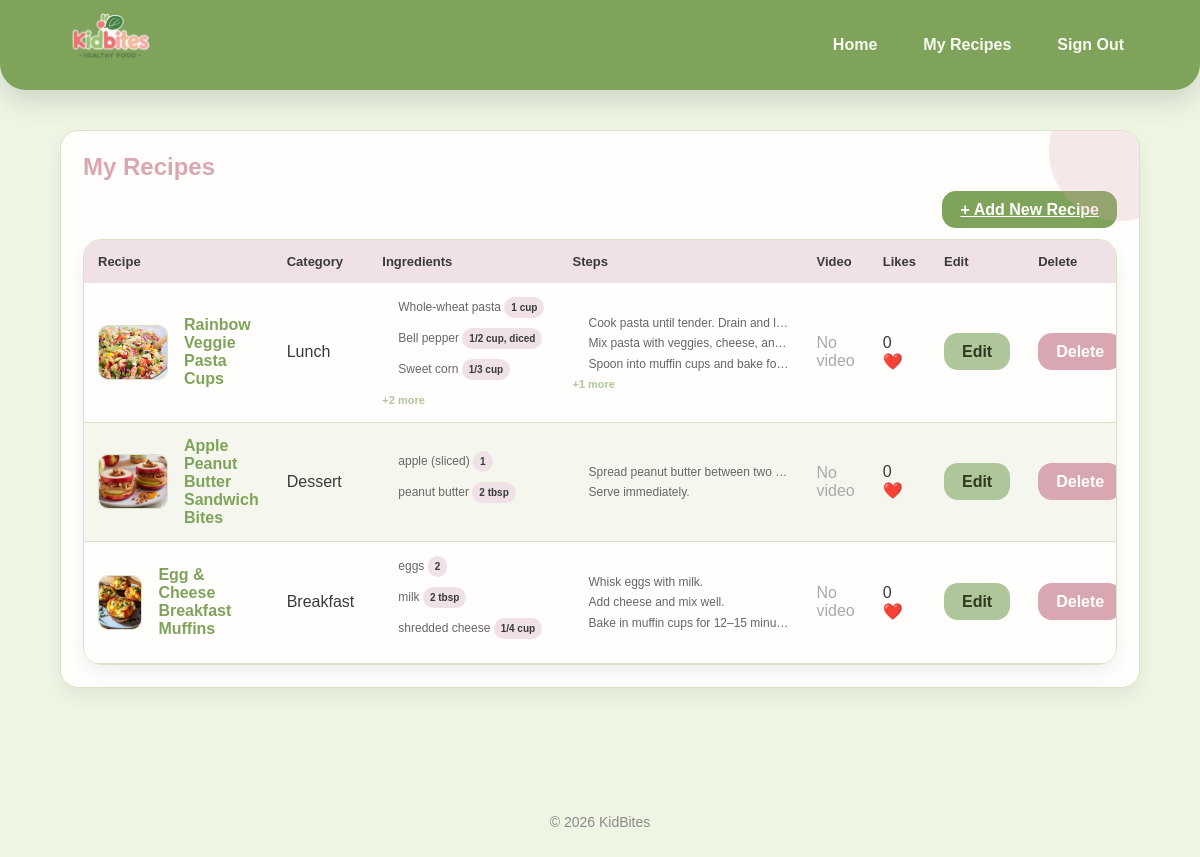
Screenshot of /my-recipes.php (signed in) with the database file from the repository.
### tables this page shows
CREATE TABLE `recipe` (
  `id` int(11) NOT NULL,
  `userID` int(11) DEFAULT NULL,
  `categoryID` int(11) DEFAULT NULL,
  `name` varchar(100) DEFAULT NULL,
  `description` text,
  `photoFileName` varchar(255) DEFAULT NULL,
  `videoFilePath` varchar(255) DEFAULT NULL
);

CREATE TABLE `recipecategory` (
  `id` int(11) NOT NULL,
  `categoryName` varchar(50) NOT NULL
);

CREATE TABLE `ingredients` (
  `id` int(11) NOT NULL,
  `recipeID` int(11) DEFAULT NULL,
  `ingredientName` varchar(100) DEFAULT NULL,
  `ingredientQuantity` varchar(50) DEFAULT NULL
);

CREATE TABLE `instructions` (
  `id` int(11) NOT NULL,
  `recipeID` int(11) DEFAULT NULL,
  `step` text,
  `stepOrder` int(11) DEFAULT NULL
);

### my-recipes.php (the view, shortened to what this page needs)
<?php
$userID = $_SESSION['userID'];
include "db.php";
$sql = "SELECT r.id, r.name, r.photoFileName, r.videoFilePath, rc.categoryName,
        (SELECT COUNT(*) FROM likes WHERE recipeID = r.id) AS likeCount
        FROM recipe r
        JOIN recipecategory rc ON r.categoryID = rc.id
        WHERE r.userID = ?";
$stmt = $conn->prepare($sql);
$stmt->bind_param("i", $userID);
$stmt->execute();
$result = $stmt->get_result();
$ingredientsMap  = [];
$instructionsMap = [];
$stmt2 = $conn->prepare(
    "SELECT id FROM recipe WHERE userID = ?"
);
$stmt2->bind_param("i", $userID);
$stmt2->execute();
$idsResult = $stmt2->get_result();
$recipeIDs = [];
while ($r = $idsResult->fetch_assoc()) {
    $recipeIDs[] = $r['id'];
}
if (!empty($recipeIDs)) {
    $inList = implode(',', $recipeIDs);
    $ingResult = $conn->query(
        "SELECT recipeID, ingredientName, ingredientQuantity
         FROM ingredients
         WHERE recipeID IN ($inList)
         ORDER BY id ASC"
    );
    while ($row = $ingResult->fetch_assoc()) {
        $ingredientsMap[$row['recipeID']][] = $row;
    }
    $stepResult = $conn->query(
        "SELECT recipeID, step, stepOrder
         FROM instructions
         WHERE recipeID IN ($inList)
         ORDER BY stepOrder ASC"
    );
    while ($row = $stepResult->fetch_assoc()) {
        $instructionsMap[$row['recipeID']][] = $row;
    }
}
?>
<!DOCTYPE html>
<html>
<head>
    <link rel="stylesheet" href="style.css">
</head>
<body>
    <header>
        <div class="container header-inner">
            <a class="brand" href="index.php">
                <img src="images/logo.png" alt="KidBites Logo" class="logo">
            </a>
            <nav class="nav">
                <a href="user.php">Home</a>
                <a href="my-recipes.php">My Recipes</a>
                <a href="signout.php">Sign Out</a>
            </nav>
        </div>
    </header>
    <main>
        <div class="container">
            <div class="card">
                <div class="page-header">
                    <h2>My Recipes</h2>
                    <div style="text-align:right; margin-bottom:20px;">
                        <a href="add-recipe.php" class="btn btn-primary">+ Add New Recipe</a>
                    </div>
                </div>
                <div class="table-wrap">
                    <?php if ($result->num_rows > 0): ?>
                    <table>
                        <thead>
                            <tr>
                                <th>Recipe</th>
                                <th>Category</th>
                                <th>Ingredients</th>
                                <th>Steps</th>
                                <th>Video</th>
                                <th>Likes</th>
                                <th>Edit</th>
                                <th>Delete</th>
                            </tr>
                        </thead>
                        <tbody>
                            <?php while ($row = $result->fetch_assoc()):
                                $rid  = $row['id'];
                                $ings = $ingredientsMap[$rid]  ?? [];
                                $steps = $instructionsMap[$rid] ?? [];
                                $maxShow = 3;
                            ?>
                            <tr>
                                <td>
                                    <a href="view-recipe.php?id=<?= $rid ?>"
                                       style="display:flex; align-items:center; gap:8px; text-decoration:none; color:inherit;">
                                        <img src="images/<?= htmlspecialchars($row['photoFileName']) ?>"
                                             alt="<?= htmlspecialchars($row['name']) ?>"
                                             class="recipe-thumb"
                                             onerror="this.style.display='none'">
                                        <span style="color:#7fa35a; font-weight:600;">
                                            <?= htmlspecialchars($row['name']) ?>
                                        </span>
                                    </a>
                                </td>
                                <td><?= htmlspecialchars($row['categoryName']) ?></td>
                                <td>
                                    <?php if (!empty($ings)): ?>
                                        <ul class="brief-list">
                                            <?php
                                            $shown = 0;
                                            foreach ($ings as $ing):
                                                if ($shown >= $maxShow) break;
                                                $shown++;
                                            ?>
                                                <li>
                                                    <?= htmlspecialchars($ing['ingredientName']) ?>
                                                    <span class="badge" style="font-size:10px; padding:2px 7px;">
                                                        <?= htmlspecialchars($ing['ingredientQuantity']) ?>
                                                    </span>
                                                </li>
                                            <?php endforeach; ?>
                                        </ul>
                                        <?php if (count($ings) > $maxShow): ?>
                                            <span class="more-label">+<?= count($ings) - $maxShow ?> more</span>
                                        <?php endif; ?>
                                    <?php else: ?>
                                        <span style="color:#aaa; font-size:12px;">—</span>
                                    <?php endif; ?>
                                </td>
                                <td>
                                    <?php if (!empty($steps)): ?>
                                        <ol class="brief-list">
                                            <?php
                                            $shown = 0;
                                            foreach ($steps as $step):
                                                if ($shown >= $maxShow) break;
                                                $shown++;
                                            ?>
                                                <li><?= htmlspecialchars($step['step']) ?></li>
                                            <?php endforeach; ?>
                                        </ol>
                                        <?php if (count($steps) > $maxShow): ?>
                                            <span class="more-label">+<?= count($steps) - $maxShow ?> more</span>
                                        <?php endif; ?>
                                    <?php else: ?>
                                        <span style="color:#aaa; font-size:12px;">—</span>
                                    <?php endif; ?>
                                </td>
                                <td>
                                    <?php if (!empty($row['videoFilePath'])): ?>
                                        <a href="videos/<?= htmlspecialchars($row['videoFilePath']) ?>"
                                           target="_blank">🎥 Watch</a>
                                    <?php else: ?>
                                        <span style="color:#aaa;">No video</span>
                                    <?php endif; ?>
                                </td>
                                <td><?= $row['likeCount'] ?> ❤️</td>
                                <td>
                                    <a href="edit-recipe.php?id=<?= $rid ?>" class="btn btn-secondary">Edit</a>
                                </td>
                                <td>
                                    <a href="delete-recipe.php?id=<?= $rid ?>"
                                       class="btn"
                                       style="background:#d8a7b1;color:white;"
                                       onclick="return confirm('Are you sure you want to delete this recipe?');">
                                        Delete
                                    </a>
                                </td>
                            </tr>
                            <?php endwhile; ?>
                        </tbody>
                    </table>
                    <?php else: ?>
                        <p style="text-align:center; color:#888; padding:30px;">
                            You have no recipes yet. <a href="add-recipe.php">Add your first recipe!</a>
                        </p>
                    <?php endif; ?>
                </div>
            </div>
        </div>
    </main>
    <footer>
        <p>© 2026 KidBites</p>
    </footer>
</body>
</html>

### style.css (style rules this page uses)
* { box-sizing: border-box; }
body { margin: 0; font-family: Arial, sans-serif; color: #3a3a3a; background: #eef5e3; }
.container { width: 90%; margin: auto; }
header { background: #7fa35a; box-shadow: 0 12px 26px rgba(0,0,0,0.12); border-bottom-left-radius: 26px; border-bottom-right-radius: 26px; padding: 0; }
.header-inner { display: flex; align-items: center; justify-content: space-between; height: 90px; }
.brand { font-size: 22px; font-weight: 800; color: white; text-decoration: none; }
.nav { display: flex; gap: 14px; }
.nav a { color: #f8faf4; text-decoration: none; font-weight: 600; padding: 8px 16px; border-radius: 999px; transition: background 0.25s ease; }
main { padding: 40px 0 60px; }
.card { background: #fffefc; border-radius: 18px; padding: 22px; margin-bottom: 28px; border: 1px solid #d9e2c9; box-shadow: 0 8px 18px rgba(0,0,0,0.06); position: relative; overflow: hidden; }
.card::before { content: ""; position: absolute; top: -50px; right: -50px; width: 140px; height: 140px; background: rgba(216,167,177,0.25); border-radius: 50%; }
.badge { display: inline-block; background: #efe1e5; color: #3a3a3a; padding: 6px 14px; border-radius: 999px; font-size: 12px; font-weight: 700; margin-bottom: 10px; }
h2 { color: #d8a7b1; margin-top: 0; }
.btn { padding: 10px 18px; border-radius: 14px; border: none; cursor: pointer; font-weight: 700; background: #e5e5e5; transition: transform 0.15s ease, box-shadow 0.15s ease; }
.btn-primary { background: #7fa35a; color: white; }
.btn-secondary { background: #afc69a; color: #2f3a20; }
.table-wrap { background: #fffefc; border-radius: 18px; overflow-x: auto; box-shadow: 0 8px 18px rgba(0,0,0,0.06); border: 1px solid #d9e2c9; }
table { width: 100%; border-collapse: collapse; }
thead th { padding: 14px; text-align: left; font-size: 13px; font-weight: 800; background: #efe1e5; }
tbody td { padding: 14px; border-bottom: 1px solid #d9e2c9; }
tbody tr:nth-child(even) { background: rgba(127,163,90,0.08); }
table a { color: #7fa35a; text-decoration: none; font-weight: 600; }
footer { text-align: center; padding: 24px 0; font-size: 14px; color: #8a8a8a; }
.logo { max-height: 150px; width: auto; }
tbody td { vertical-align: middle; }

### my-recipes.php (style rules this page uses)
.brief-list { margin: 0; padding-left: 16px; font-size: 12px; color: #666; line-height: 1.7; }
.brief-list li { white-space: nowrap; overflow: hidden; text-overflow: ellipsis; max-width: 200px; }
.more-label { font-size: 11px; color: #afc69a; font-weight: 700; }
.recipe-thumb { width: 70px; height: 55px; border-radius: 10px; object-fit: cover; vertical-align: middle; margin-right: 8px; border: 1px solid #d9e2c9; }

### rows the page displays
recipe: photoFileName (picture), name "Rainbow Veggie Pasta Cups", categoryID.categoryName "Lunch", count($ings)-$maxShow "2", count($steps)-$maxShow "1", videoFilePath "No video", likeCount "0"
ingredients: ingredientName "Whole-wheat pasta", ingredientQuantity "1 cup"
ingredients: ingredientName "Bell pepper", ingredientQuantity "1/2 cup, diced"
ingredients: ingredientName "Sweet corn", ingredientQuantity "1/3 cup"
instructions: step "Cook pasta until tender. Drain and l…"
instructions: step "Mix pasta with veggies, cheese, an…"
instructions: step "Spoon into muffin cups and bake fo…"
recipe: photoFileName (picture), name "Apple Peanut Butter Sandwich Bites", categoryID.categoryName "Dessert", videoFilePath "No video", likeCount "0"
ingredients: ingredientName "apple (sliced)", ingredientQuantity "1"
ingredients: ingredientName "peanut butter", ingredientQuantity "2 tbsp"
instructions: step "Spread peanut butter between two…"
instructions: step "Serve immediately."
recipe: photoFileName (picture), name "Egg & Cheese Breakfast Muffins", categoryID.categoryName "Breakfast", videoFilePath "No video", likeCount "0"
ingredients: ingredientName "eggs", ingredientQuantity "2"
ingredients: ingredientName "milk", ingredientQuantity "2 tbsp"
ingredients: ingredientName "shredded cheese", ingredientQuantity "1/4 cup"
instructions: step "Whisk eggs with milk."
instructions: step "Add cheese and mix well."
instructions: step "Bake in muffin cups for 12–15 minu…"
